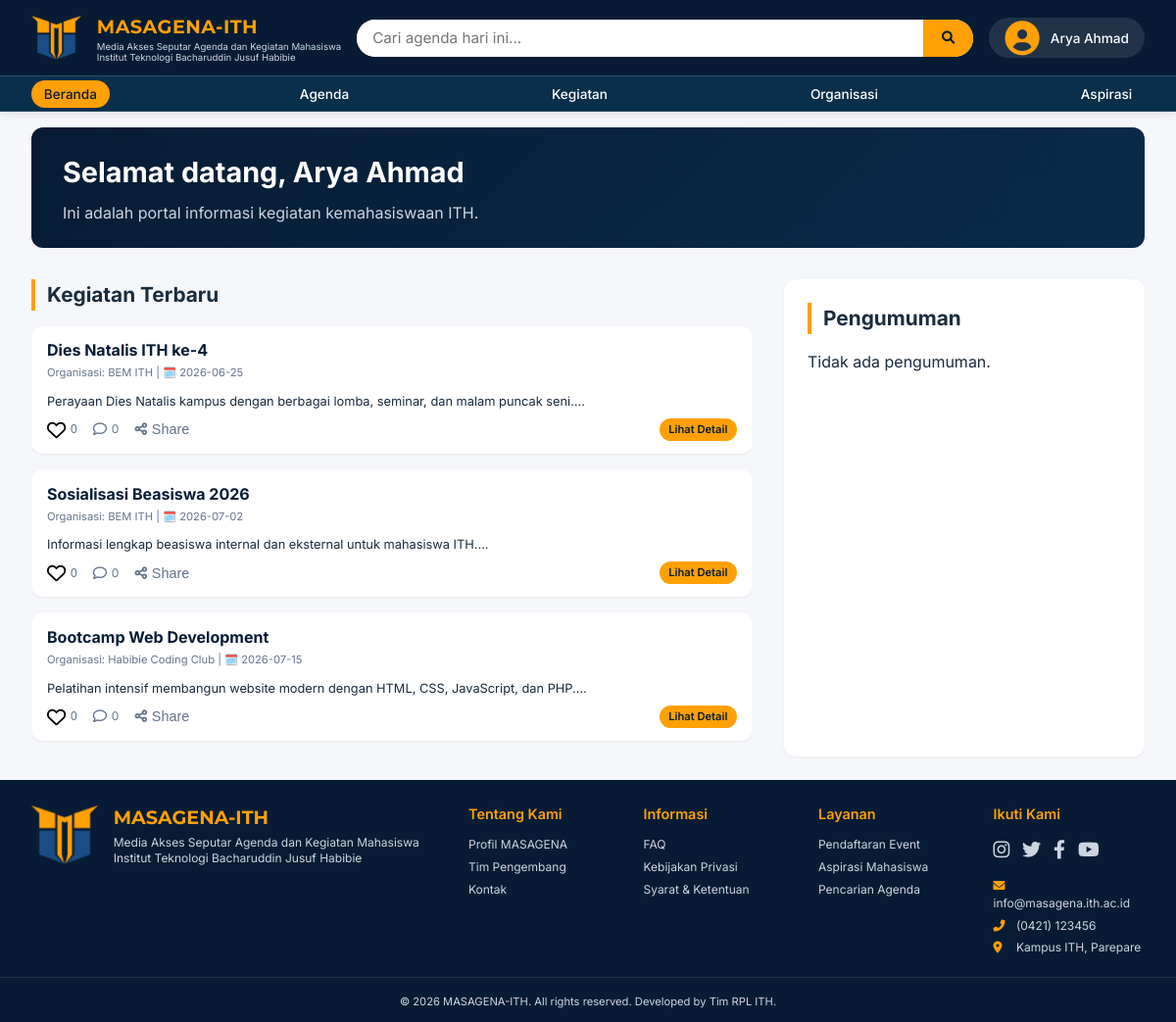
The app's page /dashboard/mahasiswa/index.php (signed in) with its own data.
### tables this page shows
CREATE TABLE `konten_kegiatan` (
  `id_konten` int(11) NOT NULL,
  `judul` varchar(255) NOT NULL,
  `deskripsi` text NOT NULL,
  `tanggal_kegiatan` date DEFAULT NULL,
  `kategori` varchar(50) DEFAULT NULL,
  `lampiran` varchar(255) DEFAULT NULL,
  `status_publikasi` varchar(20) DEFAULT 'publish',
  `id_organisasi` int(11) NOT NULL,
  `id_pembuat` int(11) NOT NULL,
  `created_at` timestamp NOT NULL DEFAULT current_timestamp()
);

CREATE TABLE `organisasi` (
  `id_organisasi` int(11) NOT NULL,
  `nama_organisasi` varchar(100) NOT NULL,
  `jenis` enum('BEM','UKM','SC','Himpunan') NOT NULL,
  `deskripsi` text DEFAULT NULL,
  `logo` varchar(255) DEFAULT NULL,
  `created_at` timestamp NOT NULL DEFAULT current_timestamp()
);

### dashboard/mahasiswa/index.php (the view, shortened to what this page needs)
<?php
require_once '../../config/database.php';
$stmt = $pdo->query("
    SELECT k.*, o.nama_organisasi,
        (SELECT COUNT(*) FROM likes WHERE id_konten = k.id_konten) as total_likes,
        (SELECT COUNT(*) FROM komentar WHERE id_konten = k.id_konten) as total_komentar
    FROM konten_kegiatan k
    JOIN organisasi o ON k.id_organisasi = o.id_organisasi
    WHERE k.status_publikasi = 'publish'
    ORDER BY k.created_at DESC
    LIMIT 5
");
$kegiatan_terbaru = $stmt->fetchAll(PDO::FETCH_ASSOC);
$stmt = $pdo->query("
    SELECT * FROM konten_kegiatan
    WHERE kategori = 'pengumuman' AND status_publikasi = 'publish'
    ORDER BY created_at DESC LIMIT 3
");
$pengumuman = $stmt->fetchAll(PDO::FETCH_ASSOC);
include '../../include/header.php';
?>
    <div class="dashboard-welcome">
        <h1>Selamat datang, <?= htmlspecialchars($_SESSION['nama']) ?></h1>
        <p>Ini adalah portal informasi kegiatan kemahasiswaan ITH.</p>
    </div>
    <div class="dashboard-grid">
        <div class="main-content">
            <h2>Kegiatan Terbaru</h2>
            <?php if (count($kegiatan_terbaru) > 0): ?>
                <div class="kegiatan-list">
                    <?php foreach ($kegiatan_terbaru as $k): ?>
                        <div class="card" data-id="<?= $k['id_konten'] ?>">
                            <h3><a href="detail_kegiatan.php?id=<?= $k['id_konten'] ?>"><?= htmlspecialchars($k['judul']) ?></a></h3>
                            <p class="meta">Organisasi: <?= htmlspecialchars($k['nama_organisasi']) ?> | 🗓️ <?= $k['tanggal_kegiatan'] ?></p>
                            <p><?= nl2br(htmlspecialchars(substr($k['deskripsi'], 0, 150))) ?>...</p>
                            <div class="card-actions">
                                <div class="interaction-group">
                                    <div class="interaction">
                                        <button class="heart-btn" data-id="<?= $k['id_konten'] ?>">
                                            <i class="far fa-heart heart-icon"></i>
                                            <span class="like-count"><?= $k['total_likes'] ?></span>
                                        </button>
                                    </div>
                                    <div class="interaction">
                                        <a href="detail_kegiatan.php?id=<?= $k['id_konten'] ?>#komentar" class="komentar-link">
                                            <i class="far fa-comment"></i>
                                            <span class="komentar-count"><?= $k['total_komentar'] ?></span>
                                        </a>
                                    </div>
                                    <div class="interaction">
                                        <button class="share-link" data-url="<?= 'http://' . $_SERVER['HTTP_HOST'] . '/MASAGENA-ITH/dashboard/mahasiswa/detail_kegiatan.php?id=' . $k['id_konten'] ?>">
                                            <i class="fas fa-share-alt"></i> Share
                                        </button>
                                    </div>
                                </div>
                                <a href="detail_kegiatan.php?id=<?= $k['id_konten'] ?>" class="btn-sm">Lihat Detail</a>
                            </div>
                        </div>
                    <?php endforeach; ?>
                </div>
            <?php else: ?>
                <p>Belum ada kegiatan terbaru.</p>
            <?php endif; ?>
        </div>
        <aside class="sidebar">
            <h2>Pengumuman</h2>
            <?php if (count($pengumuman) > 0): ?>
                <ul class="pengumuman-list">
                    <?php foreach ($pengumuman as $p): ?>
                        <li>
                            <a href="detail_kegiatan.php?id=<?= $p['id_konten'] ?>"><?= htmlspecialchars($p['judul']) ?></a>
                            <span class="date"><?= date('d/m/Y', strtotime($p['created_at'])) ?></span>
                        </li>
                    <?php endforeach; ?>
                </ul>
            <?php else: ?>
                <p>Tidak ada pengumuman.</p>
            <?php endif; ?>
        </aside>
    </div>
<?php include '../../include/footer.php'; ?>

### include/header.php (shortened to what this page needs)
<?php
$peran = $_SESSION['peran'] ?? 'guest';
$nama  = $_SESSION['nama'] ?? '';
$current_page = basename($_SERVER['PHP_SELF']);
?>
<!DOCTYPE html>
<html lang="id">
<head>
    <link rel="stylesheet" href="https://cdnjs.cloudflare.com/ajax/libs/font-awesome/6.0.0-beta3/css/all.min.css">
    <link rel="stylesheet" href="/MASAGENA-ITH/assets/css/style.css">
</head>
<body>
<header class="main-header">
    <div class="header-top">
        <div class="brand-area">
            <a href="/MASAGENA-ITH/index.php" class="logo-link">
                <img src="/MASAGENA-ITH/assets/img/logo.png" alt="Logo MASAGENA-ITH" class="logo-img">
            </a>
            <div class="brand-text">
                <span class="brand-title">MASAGENA-ITH</span>
                <span class="brand-subtitle">Media Akses Seputar Agenda dan Kegiatan Mahasiswa<br>Institut Teknologi Bacharuddin Jusuf Habibie</span>
            </div>
        </div>
        <div class="search-area">
            <form action="/MASAGENA-ITH/pencarian.php" method="GET" class="search-form">
                <input type="text" name="q" placeholder="Cari agenda hari ini..." aria-label="Cari">
                <button type="submit"><i class="fas fa-search"></i></button>
            </form>
        </div>
        <div class="profile-area">
            <?php if ($peran !== 'guest'): ?>
                <div class="profile-dropdown">
                    <i class="fas fa-user-circle"></i>
                    <span><?= htmlspecialchars($nama) ?></span>
                </div>
            <?php else: ?>
                <a href="/MASAGENA-ITH/auth/login.php" class="btn-login"><i class="fas fa-key"></i> Login</a>
            <?php endif; ?>
        </div>
    </div>
    <div class="header-bottom">
        <nav class="nav-area">
            <ul class="nav-menu">
                <?php if ($peran === 'mahasiswa'): ?>
                    <li><a href="/MASAGENA-ITH/dashboard/mahasiswa/index.php" class="<?= $current_page == 'index.php' ? 'active' : '' ?>">Beranda</a></li>
                    <li><a href="/MASAGENA-ITH/dashboard/mahasiswa/agenda.php">Agenda</a></li>
                    <li><a href="/MASAGENA-ITH/dashboard/mahasiswa/kegiatan.php">Kegiatan</a></li>
                    <li><a href="/MASAGENA-ITH/dashboard/mahasiswa/organisasi.php">Organisasi</a></li>
                    <li><a href="/MASAGENA-ITH/dashboard/mahasiswa/aspirasi.php">Aspirasi</a></li>
                <?php else:  ?>
                    <li><a href="/MASAGENA-ITH/index.php" class="<?= $current_page == 'index.php' ? 'active' : '' ?>">Beranda</a></li>
                    <li><a href="/MASAGENA-ITH/agenda.php">Agenda</a></li>
                    <li><a href="/MASAGENA-ITH/organisasi.php">Organisasi</a></li>
                <?php endif; ?>
            </ul>
        </nav>
    </div>
</header>
<main class="main-container">

### include/footer.php (shortened to what this page needs)
</main>
<footer class="main-footer">
    <div class="footer-container">
        <div class="footer-brand-horizontal">
            <img src="/MASAGENA-ITH/assets/img/logo.png" alt="Logo MASAGENA-ITH" class="footer-logo">
            <div class="footer-brand-text">
                <h3>MASAGENA-ITH</h3>
                <p>Media Akses Seputar Agenda dan Kegiatan Mahasiswa<br>Institut Teknologi Bacharuddin Jusuf Habibie</p>
            </div>
        </div>
        <div class="footer-links-grid">
            <div class="footer-col">
                <h4>Tentang Kami</h4>
                <ul>
                    <li><a href="/MASAGENA-ITH/tentang.php">Profil MASAGENA</a></li>
                    <li><a href="/MASAGENA-ITH/tim.php">Tim Pengembang</a></li>
                    <li><a href="/MASAGENA-ITH/kontak.php">Kontak</a></li>
                </ul>
            </div>
            <div class="footer-col">
                <h4>Informasi</h4>
                <ul>
                    <li><a href="/MASAGENA-ITH/faq.php">FAQ</a></li>
                    <li><a href="/MASAGENA-ITH/kebijakan-privasi.php">Kebijakan Privasi</a></li>
                    <li><a href="/MASAGENA-ITH/syarat-ketentuan.php">Syarat & Ketentuan</a></li>
                </ul>
            </div>
            <div class="footer-col">
                <h4>Layanan</h4>
                <ul>
                    <li><a href="/MASAGENA-ITH/pendaftaran-event.php">Pendaftaran Event</a></li>
                    <li><a href="/MASAGENA-ITH/aspirasi.php">Aspirasi Mahasiswa</a></li>
                    <li><a href="/MASAGENA-ITH/pencarian.php">Pencarian Agenda</a></li>
                </ul>
            </div>
            <div class="footer-col">
                <h4>Ikuti Kami</h4>
                <div class="social-icons">
                    <a href="#" target="_blank"><i class="fab fa-instagram"></i></a>
                    <a href="#" target="_blank"><i class="fab fa-twitter"></i></a>
                    <a href="#" target="_blank"><i class="fab fa-facebook-f"></i></a>
                    <a href="#" target="_blank"><i class="fab fa-youtube"></i></a>
                </div>
                <div class="contact-info">
                    <p><i class="fas fa-envelope"></i> info@masagena.ith.ac.id</p>
                    <p><i class="fas fa-phone-alt"></i> (0421) 123456</p>
                    <p><i class="fas fa-map-marker-alt"></i> Kampus ITH, Parepare</p>
                </div>
            </div>
        </div>
    </div>
    <div class="footer-bottom">
        <p>&copy; 2026 MASAGENA-ITH. All rights reserved. Developed by Tim RPL ITH.</p>
    </div>
</footer>
</body>
</html>

### dashboard/mahasiswa/index.php (style rules this page uses)
.heart-btn { background: none; border: none; cursor: pointer; display: inline-flex; align-items: center; gap: 0.3rem; padding: 0; }
.heart-icon { font-size: 1.2rem; transition: transform 0.2s ease; }
.like-count, .komentar-count { font-size: 0.85rem; color: var(--text-muted); }
.card-actions { display: flex; justify-content: space-between; align-items: center; margin-top: 1rem; flex-wrap: wrap; gap: 0.5rem; }
.interaction-group { display: flex; gap: 1rem; align-items: center; }
.interaction { display: flex; align-items: center; gap: 0.3rem; }
.komentar-link, .share-link { display: flex; align-items: center; gap: 0.3rem; text-decoration: none; color: var(--text-muted); font-size: 0.9rem; background: none; border: none; cursor: pointer; padding: 0; }
.btn-sm { padding: 0.2rem 0.8rem; font-size: 0.75rem; }

### records on screen
konten_kegiatan: judul "Dies Natalis ITH ke-4", id_organisasi.nama_organisasi "BEM ITH", tanggal_kegiatan "2026-06-25", deskripsi "Perayaan Dies Natalis kampus dengan berbagai lomba, seminar, dan malam puncak seni.", total_likes "0", total_komentar "0"
konten_kegiatan: judul "Sosialisasi Beasiswa 2026", id_organisasi.nama_organisasi "BEM ITH", tanggal_kegiatan "2026-07-02", deskripsi "Informasi lengkap beasiswa internal dan eksternal untuk mahasiswa ITH.", total_likes "0", total_komentar "0"
konten_kegiatan: judul "Bootcamp Web Development", id_organisasi.nama_organisasi "Habibie Coding Club", tanggal_kegiatan "2026-07-15", deskripsi "Pelatihan intensif membangun website modern dengan HTML, CSS, JavaScript, dan PHP.", total_likes "0", total_komentar "0"

### other values on screen
$nama "Arya Ahmad"
$_SESSION['nama'] "Arya Ahmad"
